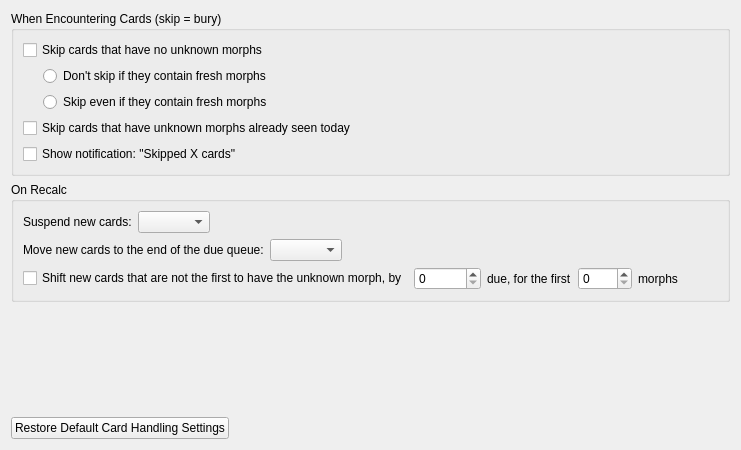
       <widget class="QWidget" name="card_handling_tab">
        <property name="sizePolicy">
         <sizepolicy hsizetype="Preferred" vsizetype="Preferred">
          <horstretch>0</horstretch>
          <verstretch>0</verstretch>
         </sizepolicy>
        </property>
        <attribute name="title">
         <string>Card Handling</string>
        </attribute>
        <layout class="QVBoxLayout" name="verticalLayout_51">
         <item>
          <widget class="QGroupBox" name="groupBox">
           <property name="title">
            <string>When Encountering Cards (skip = bury)</string>
           </property>
           <layout class="QVBoxLayout" name="verticalLayout_36">
            <item>
             <layout class="QVBoxLayout" name="verticalLayout_11">
              <item>
               <layout class="QVBoxLayout" name="verticalLayout_50">
                <item>
                 <widget class="QCheckBox" name="skipNoUnKnownMorphsCheckBox">
                  <property name="text">
                   <string>Skip cards that have no unknown morphs</string>
                  </property>
                 </widget>
                </item>
                <item>
                 <layout class="QHBoxLayout" name="horizontalLayout_22">
                  <property name="leftMargin">
                   <number>20</number>
                  </property>
                  <item>
                   <layout class="QVBoxLayout" name="verticalLayout_37">
                    <item>
                     <widget class="QRadioButton" name="skipDontWhenFreshMorphsRadioButton">
                      <property name="text">
                       <string>Don't skip if they contain fresh morphs</string>
                      </property>
                      <attribute name="buttonGroup">
                       <string notr="true">buttonGroup_2</string>
                      </attribute>
                     </widget>
                    </item>
                    <item>
                     <widget class="QRadioButton" name="skipEvenWithFreshMorphsRadioButton">
                      <property name="text">
                       <string>Skip even if they contain fresh morphs</string>
                      </property>
                      <attribute name="buttonGroup">
                       <string notr="true">buttonGroup_2</string>
                      </attribute>
                     </widget>
                    </item>
                   </layout>
                  </item>
                 </layout>
                </item>
               </layout>
              </item>
              <item>
               <widget class="QCheckBox" name="skipAlreadySeenCheckBox">
                <property name="text">
                 <string>Skip cards that have unknown morphs already seen today</string>
                </property>
               </widget>
              </item>
              <item>
               <widget class="QCheckBox" name="skipNotificationsCheckBox">
                <property name="text">
                 <string>Show notification: &quot;Skipped X cards&quot;</string>
                </property>
               </widget>
              </item>
             </layout>
            </item>
           </layout>
          </widget>
         </item>
         <item>
          <widget class="QGroupBox" name="groupBox_13">
           <property name="title">
            <string>On Recalc</string>
           </property>
           <layout class="QVBoxLayout" name="verticalLayout_20">
            <item>
             <layout class="QHBoxLayout" name="horizontalLayout_30">
              <item>
               <widget class="QLabel" name="label_50">
                <property name="text">
                 <string>Suspend new cards:</string>
                </property>
               </widget>
              </item>
              <item>
               <widget class="QComboBox" name="suspendNewCardsComboBox"/>
              </item>
              <item>
               <spacer name="horizontalSpacer_26">
                <property name="orientation">
                 <enum>Qt::Horizontal</enum>
                </property>
                <property name="sizeHint" stdset="0">
                 <size>
                  <width>40</width>
                  <height>20</height>
                 </size>
                </property>
               </spacer>
              </item>
             </layout>
            </item>
            <item>
             <layout class="QHBoxLayout" name="horizontalLayout_29">
              <item>
               <widget class="QLabel" name="label_51">
                <property name="text">
                 <string>Move new cards to the end of the due queue:</string>
                </property>
               </widget>
              </item>
              <item>
               <widget class="QComboBox" name="MoveNewCardsComboBox"/>
              </item>
              <item>
               <spacer name="horizontalSpacer_27">
                <property name="orientation">
                 <enum>Qt::Horizontal</enum>
                </property>
                <property name="sizeHint" stdset="0">
                 <size>
                  <width>40</width>
                  <height>20</height>
                 </size>
                </property>
               </spacer>
              </item>
             </layout>
            </item>
            <item>
             <layout class="QHBoxLayout" name="horizontalLayout_13">
              <item>
               <widget class="QCheckBox" name="shiftNewCardsCheckBox">
                <property name="text">
                 <string>Shift new cards that are not the first to have the unknown morph, by</string>
                </property>
               </widget>
              </item>
              <item>
               <widget class="QSpinBox" name="dueOffsetSpinBox">
                <property name="maximum">
                 <number>500000</number>
                </property>
               </widget>
              </item>
              <item>
               <widget class="QLabel" name="label_20">
                <property name="text">
                 <string>due, for the first</string>
                </property>
               </widget>
              </item>
              <item>
               <widget class="QSpinBox" name="offsetFirstMorphsSpinBox">
                <property name="maximum">
                 <number>1000</number>
                </property>
               </widget>
              </item>
              <item>
               <widget class="QLabel" name="label_21">
                <property name="text">
                 <string>morphs</string>
                </property>
               </widget>
              </item>
              <item>
               <spacer name="horizontalSpacer_10">
                <property name="orientation">
                 <enum>Qt::Horizontal</enum>
                </property>
                <property name="sizeHint" stdset="0">
                 <size>
                  <width>40</width>
                  <height>20</height>
                 </size>
                </property>
               </spacer>
              </item>
             </layout>
            </item>
           </layout>
          </widget>
         </item>
         <item>
          <spacer name="verticalSpacer_4">
           <property name="orientation">
            <enum>Qt::Vertical</enum>
           </property>
           <property name="sizeHint" stdset="0">
            <size>
             <width>20</width>
             <height>99</height>
            </size>
           </property>
          </spacer>
         </item>
         <item>
          <layout class="QHBoxLayout" name="horizontalLayout_11">
           <property name="topMargin">
            <number>10</number>
           </property>
           <item>
            <widget class="QPushButton" name="restoreCardHandlingPushButton">
             <property name="text">
              <string>Restore Default Card Handling Settings</string>
             </property>
            </widget>
           </item>
           <item>
            <spacer name="horizontalSpacer_12">
             <property name="orientation">
              <enum>Qt::Horizontal</enum>
             </property>
             <property name="sizeHint" stdset="0">
              <size>
               <width>40</width>
               <height>20</height>
              </size>
             </property>
            </spacer>
           </item>
          </layout>
         </item>
        </layout>
       </widget>
